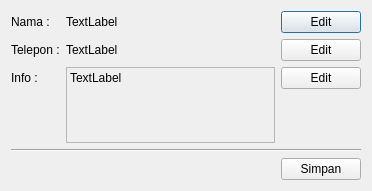
<?xml version="1.0" encoding="UTF-8"?>
<ui version="4.0">
 <class>KonsumenInfo</class>
 <widget class="QDialog" name="KonsumenInfo">
  <property name="geometry">
   <rect>
    <x>0</x>
    <y>0</y>
    <width>372</width>
    <height>191</height>
   </rect>
  </property>
  <property name="windowTitle">
   <string>Info Konsumen</string>
  </property>
  <layout class="QVBoxLayout" name="verticalLayout">
   <item>
    <layout class="QGridLayout" name="gridLayout" columnstretch="0,1,0">
     <item row="1" column="1">
      <widget class="QLabel" name="labelPhone">
       <property name="text">
        <string>TextLabel</string>
       </property>
      </widget>
     </item>
     <item row="2" column="1" rowspan="2">
      <widget class="QLabel" name="labelInfo">
       <property name="minimumSize">
        <size>
         <width>165</width>
         <height>65</height>
        </size>
       </property>
       <property name="frameShape">
        <enum>QFrame::Shape::StyledPanel</enum>
       </property>
       <property name="text">
        <string>TextLabel</string>
       </property>
       <property name="alignment">
        <set>Qt::AlignmentFlag::AlignLeading|Qt::AlignmentFlag::AlignLeft|Qt::AlignmentFlag::AlignTop</set>
       </property>
      </widget>
     </item>
     <item row="0" column="0">
      <widget class="QLabel" name="label">
       <property name="text">
        <string>Nama :</string>
       </property>
      </widget>
     </item>
     <item row="3" column="0">
      <spacer name="verticalSpacer">
       <property name="orientation">
        <enum>Qt::Orientation::Vertical</enum>
       </property>
       <property name="sizeHint" stdset="0">
        <size>
         <width>20</width>
         <height>40</height>
        </size>
       </property>
      </spacer>
     </item>
     <item row="2" column="0">
      <widget class="QLabel" name="label_3">
       <property name="text">
        <string>Info :</string>
       </property>
      </widget>
     </item>
     <item row="0" column="1">
      <widget class="QLabel" name="labelNama">
       <property name="text">
        <string>TextLabel</string>
       </property>
      </widget>
     </item>
     <item row="1" column="0">
      <widget class="QLabel" name="label_2">
       <property name="text">
        <string>Telepon :</string>
       </property>
      </widget>
     </item>
     <item row="0" column="2">
      <widget class="QPushButton" name="namaEditButton">
       <property name="text">
        <string>Edit</string>
       </property>
      </widget>
     </item>
     <item row="1" column="2">
      <widget class="QPushButton" name="phoneEditButton">
       <property name="text">
        <string>Edit</string>
       </property>
      </widget>
     </item>
     <item row="2" column="2">
      <widget class="QPushButton" name="infoEditButton">
       <property name="text">
        <string>Edit</string>
       </property>
      </widget>
     </item>
    </layout>
   </item>
   <item>
    <widget class="Line" name="line">
     <property name="orientation">
      <enum>Qt::Orientation::Horizontal</enum>
     </property>
    </widget>
   </item>
   <item alignment="Qt::AlignmentFlag::AlignRight">
    <widget class="QPushButton" name="simpanButton">
     <property name="text">
      <string>Simpan</string>
     </property>
    </widget>
   </item>
  </layout>
 </widget>
 <resources/>
 <connections/>
</ui>
